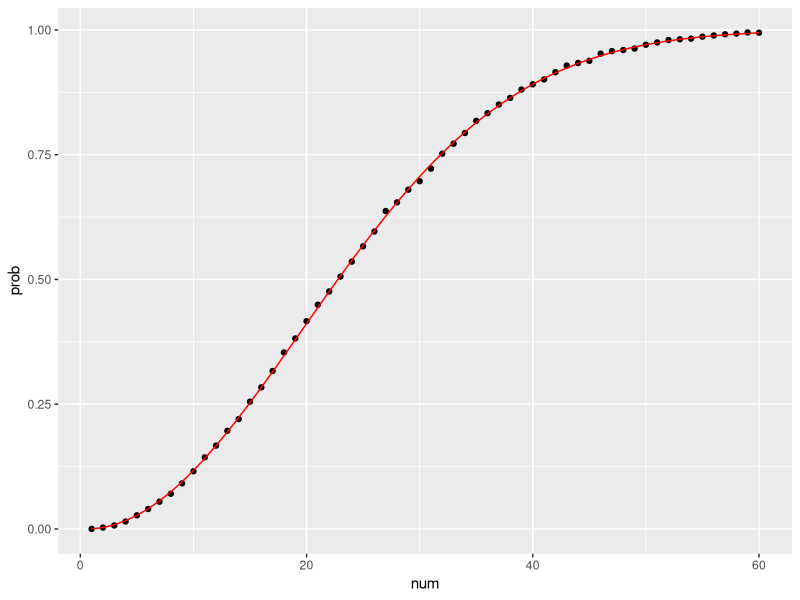

R code for this plot:
sample_birthdays <- function(num) {
  birth_days <- sample(1:365, num, replace = TRUE)
  any(duplicated(birth_days))
}

same_birthday_with_montecarlo <- function(num, b=10000) {
  mean(replicate(b, sample_birthdays(num)))
}

num <- seq(1, 60)
prob <- sapply(num, same_birthday_with_montecarlo)

same_birthday_with_math <- function(num) {
  1 - prod((seq(365, 365 - num + 1) / 365))
}

eprob <- sapply(num, same_birthday_with_math)

library(tidyverse)
png("plot.png")
qplot(num, prob) + geom_line(aes(num, eprob), col = "red")
